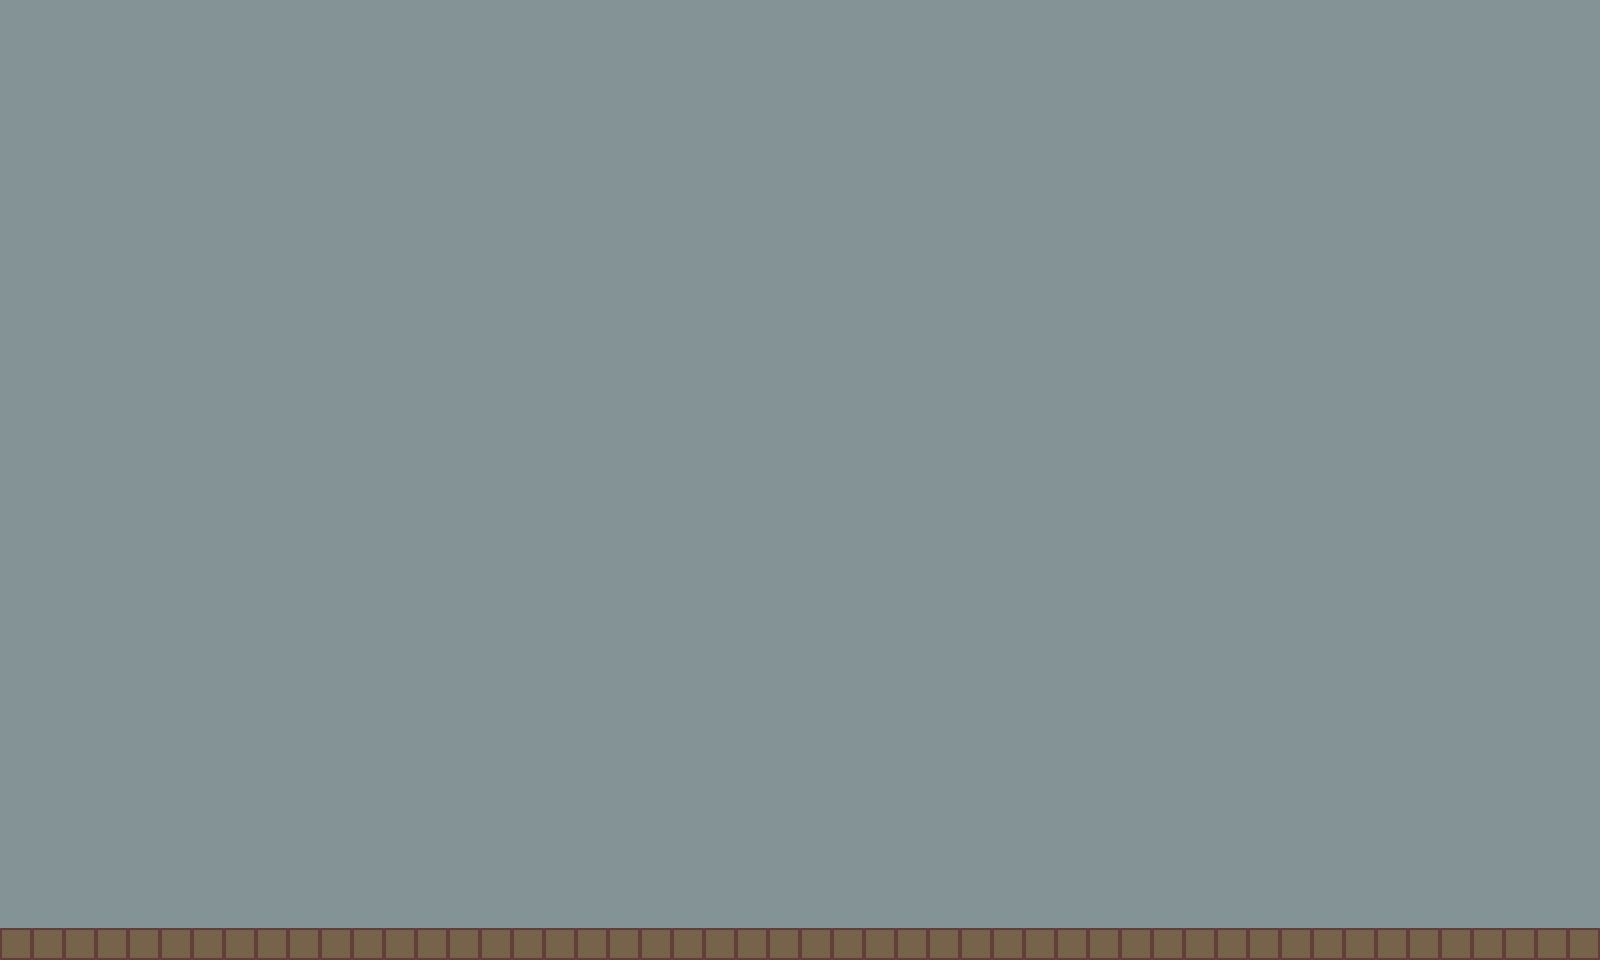

A level layout from a 2D game, rendered from its tile map. Below: a short description, then the map file with its tile-grid data intact:
An orthogonal 50x30 tile map with 32x32 px tiles, 2 tile layers (BackgroundLayer, TestTileLayer) and 1 object.

<map version="1.0" orientation="orthogonal" renderorder="right-down" width="50" height="30" tilewidth="32" tileheight="32" nextobjectid="5">
 <tileset firstgid="1" name="Test" tilewidth="32" tileheight="32" tilecount="25">
  <image source="tileset.png" width="160" height="160" />
 </tileset>
 <layer name="BackgroundLayer" width="50" height="30">
  <data encoding="csv">
2,2,2,2,2,2,2,2,2,2,2,2,2,2,2,2,2,2,2,2,2,2,2,2,2,2,2,2,2,2,2,2,2,2,2,2,2,2,2,2,2,2,2,2,2,2,2,2,2,2,
2,2,2,2,2,2,2,2,2,2,2,2,2,2,2,2,2,2,2,2,2,2,2,2,2,2,2,2,2,2,2,2,2,2,2,2,2,2,2,2,2,2,2,2,2,2,2,2,2,2,
2,2,2,2,2,2,2,2,2,2,2,2,2,2,2,2,2,2,2,2,2,2,2,2,2,2,2,2,2,2,2,2,2,2,2,2,2,2,2,2,2,2,2,2,2,2,2,2,2,2,
2,2,2,2,2,2,2,2,2,2,2,2,2,2,2,2,2,2,2,2,2,2,2,2,2,2,2,2,2,2,2,2,2,2,2,2,2,2,2,2,2,2,2,2,2,2,2,2,2,2,
2,2,2,2,2,2,2,2,2,2,2,2,2,2,2,2,2,2,2,2,2,2,2,2,2,2,2,2,2,2,2,2,2,2,2,2,2,2,2,2,2,2,2,2,2,2,2,2,2,2,
2,2,2,2,2,2,2,2,2,2,2,2,2,2,2,2,2,2,2,2,2,2,2,2,2,2,2,2,2,2,2,2,2,2,2,2,2,2,2,2,2,2,2,2,2,2,2,2,2,2,
2,2,2,2,2,2,2,2,2,2,2,2,2,2,2,2,2,2,2,2,2,2,2,2,2,2,2,2,2,2,2,2,2,2,2,2,2,2,2,2,2,2,2,2,2,2,2,2,2,2,
2,2,2,2,2,2,2,2,2,2,2,2,2,2,2,2,2,2,2,2,2,2,2,2,2,2,2,2,2,2,2,2,2,2,2,2,2,2,2,2,2,2,2,2,2,2,2,2,2,2,
2,2,2,2,2,2,2,2,2,2,2,2,2,2,2,2,2,2,2,2,2,2,2,2,2,2,2,2,2,2,2,2,2,2,2,2,2,2,2,2,2,2,2,2,2,2,2,2,2,2,
2,2,2,2,2,2,2,2,2,2,2,2,2,2,2,2,2,2,2,2,2,2,2,2,2,2,2,2,2,2,2,2,2,2,2,2,2,2,2,2,2,2,2,2,2,2,2,2,2,2,
2,2,2,2,2,2,2,2,2,2,2,2,2,2,2,2,2,2,2,2,2,2,2,2,2,2,2,2,2,2,2,2,2,2,2,2,2,2,2,2,2,2,2,2,2,2,2,2,2,2,
2,2,2,2,2,2,2,2,2,2,2,2,2,2,2,2,2,2,2,2,2,2,2,2,2,2,2,2,2,2,2,2,2,2,2,2,2,2,2,2,2,2,2,2,2,2,2,2,2,2,
2,2,2,2,2,2,2,2,2,2,2,2,2,2,2,2,2,2,2,2,2,2,2,2,2,2,2,2,2,2,2,2,2,2,2,2,2,2,2,2,2,2,2,2,2,2,2,2,2,2,
2,2,2,2,2,2,2,2,2,2,2,2,2,2,2,2,2,2,2,2,2,2,2,2,2,2,2,2,2,2,2,2,2,2,2,2,2,2,2,2,2,2,2,2,2,2,2,2,2,2,
2,2,2,2,2,2,2,2,2,2,2,2,2,2,2,2,2,2,2,2,2,2,2,2,2,2,2,2,2,2,2,2,2,2,2,2,2,2,2,2,2,2,2,2,2,2,2,2,2,2,
2,2,2,2,2,2,2,2,2,2,2,2,2,2,2,2,2,2,2,2,2,2,2,2,2,2,2,2,2,2,2,2,2,2,2,2,2,2,2,2,2,2,2,2,2,2,2,2,2,2,
2,2,2,2,2,2,2,2,2,2,2,2,2,2,2,2,2,2,2,2,2,2,2,2,2,2,2,2,2,2,2,2,2,2,2,2,2,2,2,2,2,2,2,2,2,2,2,2,2,2,
2,2,2,2,2,2,2,2,2,2,2,2,2,2,2,2,2,2,2,2,2,2,2,2,2,2,2,2,2,2,2,2,2,2,2,2,2,2,2,2,2,2,2,2,2,2,2,2,2,2,
2,2,2,2,2,2,2,2,2,2,2,2,2,2,2,2,2,2,2,2,2,2,2,2,2,2,2,2,2,2,2,2,2,2,2,2,2,2,2,2,2,2,2,2,2,2,2,2,2,2,
2,2,2,2,2,2,2,2,2,2,2,2,2,2,2,2,2,2,2,2,2,2,2,2,2,2,2,2,2,2,2,2,2,2,2,2,2,2,2,2,2,2,2,2,2,2,2,2,2,2,
2,2,2,2,2,2,2,2,2,2,2,2,2,2,2,2,2,2,2,2,2,2,2,2,2,2,2,2,2,2,2,2,2,2,2,2,2,2,2,2,2,2,2,2,2,2,2,2,2,2,
2,2,2,2,2,2,2,2,2,2,2,2,2,2,2,2,2,2,2,2,2,2,2,2,2,2,2,2,2,2,2,2,2,2,2,2,2,2,2,2,2,2,2,2,2,2,2,2,2,2,
2,2,2,2,2,2,2,2,2,2,2,2,2,2,2,2,2,2,2,2,2,2,2,2,2,2,2,2,2,2,2,2,2,2,2,2,2,2,2,2,2,2,2,2,2,2,2,2,2,2,
2,2,2,2,2,2,2,2,2,2,2,2,2,2,2,2,2,2,2,2,2,2,2,2,2,2,2,2,2,2,2,2,2,2,2,2,2,2,2,2,2,2,2,2,2,2,2,2,2,2,
2,2,2,2,2,2,2,2,2,2,2,2,2,2,2,2,2,2,2,2,2,2,2,2,2,2,2,2,2,2,2,2,2,2,2,2,2,2,2,2,2,2,2,2,2,2,2,2,2,2,
2,2,2,2,2,2,2,2,2,2,2,2,2,2,2,2,2,2,2,2,2,2,2,2,2,2,2,2,2,2,2,2,2,2,2,2,2,2,2,2,2,2,2,2,2,2,2,2,2,2,
2,2,2,2,2,2,2,2,2,2,2,2,2,2,2,2,2,2,2,2,2,2,2,2,2,2,2,2,2,2,2,2,2,2,2,2,2,2,2,2,2,2,2,2,2,2,2,2,2,2,
2,2,2,2,2,2,2,2,2,2,2,2,2,2,2,2,2,2,2,2,2,2,2,2,2,2,2,2,2,2,2,2,2,2,2,2,2,2,2,2,2,2,2,2,2,2,2,2,2,2,
2,2,2,2,2,2,2,2,2,2,2,2,2,2,2,2,2,2,2,2,2,2,2,2,2,2,2,2,2,2,2,2,2,2,2,2,2,2,2,2,2,2,2,2,2,2,2,2,2,2,
2,2,2,2,2,2,2,2,2,2,2,2,2,2,2,2,2,2,2,2,2,2,2,2,2,2,2,2,2,2,2,2,2,2,2,2,2,2,2,2,2,2,2,2,2,2,2,2,2,2
</data>
 </layer>
 <layer name="TestTileLayer" width="50" height="30">
  <data encoding="csv">
0,0,0,0,0,0,0,0,0,0,0,0,0,0,0,0,0,0,0,0,0,0,0,0,0,0,0,0,0,0,0,0,0,0,0,0,0,0,0,0,0,0,0,0,0,0,0,0,0,0,
0,0,0,0,0,0,0,0,0,0,0,0,0,0,0,0,0,0,0,0,0,0,0,0,0,0,0,0,0,0,0,0,0,0,0,0,0,0,0,0,0,0,0,0,0,0,0,0,0,0,
0,0,0,0,0,0,0,0,0,0,0,0,0,0,0,0,0,0,0,0,0,0,0,0,0,0,0,0,0,0,0,0,0,0,0,0,0,0,0,0,0,0,0,0,0,0,0,0,0,0,
0,0,0,0,0,0,0,0,0,0,0,0,0,0,0,0,0,0,0,0,0,0,0,0,0,0,0,0,0,0,0,0,0,0,0,0,0,0,0,0,0,0,0,0,0,0,0,0,0,0,
0,0,0,0,0,0,0,0,0,0,0,0,0,0,0,0,0,0,0,0,0,0,0,0,0,0,0,0,0,0,0,0,0,0,0,0,0,0,0,0,0,0,0,0,0,0,0,0,0,0,
0,0,0,0,0,0,0,0,0,0,0,0,0,0,0,0,0,0,0,0,0,0,0,0,0,0,0,0,0,0,0,0,0,0,0,0,0,0,0,0,0,0,0,0,0,0,0,0,0,0,
0,0,0,0,0,0,0,0,0,0,0,0,0,0,0,0,0,0,0,0,0,0,0,0,0,0,0,0,0,0,0,0,0,0,0,0,0,0,0,0,0,0,0,0,0,0,0,0,0,0,
0,0,0,0,0,0,0,0,0,0,0,0,0,0,0,0,0,0,0,0,0,0,0,0,0,0,0,0,0,0,0,0,0,0,0,0,0,0,0,0,0,0,0,0,0,0,0,0,0,0,
0,0,0,0,0,0,0,0,0,0,0,0,0,0,0,0,0,0,0,0,0,0,0,0,0,0,0,0,0,0,0,0,0,0,0,0,0,0,0,0,0,0,0,0,0,0,0,0,0,0,
0,0,0,0,0,0,0,0,0,0,0,0,0,0,0,0,0,0,0,0,0,0,0,0,0,0,0,0,0,0,0,0,0,0,0,0,0,0,0,0,0,0,0,0,0,0,0,0,0,0,
0,0,0,0,0,0,0,0,0,0,0,0,0,0,0,0,0,0,0,0,0,0,0,0,0,0,0,0,0,0,0,0,0,0,0,0,0,0,0,0,0,0,0,0,0,0,0,0,0,0,
0,0,0,0,0,0,0,0,0,0,0,0,0,0,0,0,0,0,0,0,0,0,0,0,0,0,0,0,0,0,0,0,0,0,0,0,0,0,0,0,0,0,0,0,0,0,0,0,0,0,
0,0,0,0,0,0,0,0,0,0,0,0,0,0,0,0,0,0,0,0,0,0,0,0,0,0,0,0,0,0,0,0,0,0,0,0,0,0,0,0,0,0,0,0,0,0,0,0,0,0,
0,0,0,0,0,0,0,0,0,0,0,0,0,0,0,0,0,0,0,0,0,0,0,0,0,0,0,0,0,0,0,0,0,0,0,0,0,0,0,0,0,0,0,0,0,0,0,0,0,0,
0,0,0,0,0,0,0,0,0,0,0,0,0,0,0,0,0,0,0,0,0,0,0,0,0,0,0,0,0,0,0,0,0,0,0,0,0,0,0,0,0,0,0,0,0,0,0,0,0,0,
0,0,0,0,0,0,0,0,0,0,0,0,0,0,0,0,0,0,0,0,0,0,0,0,0,0,0,0,0,0,0,0,0,0,0,0,0,0,0,0,0,0,0,0,0,0,0,0,0,0,
0,0,0,0,0,0,0,0,0,0,0,0,0,0,0,0,0,0,0,0,0,0,0,0,0,0,0,0,0,0,0,0,0,0,0,0,0,0,0,0,0,0,0,0,0,0,0,0,0,0,
0,0,0,0,0,0,0,0,0,0,0,0,0,0,0,0,0,0,0,0,0,0,0,0,0,0,0,0,0,0,0,0,0,0,0,0,0,0,0,0,0,0,0,0,0,0,0,0,0,0,
0,0,0,0,0,0,0,0,0,0,0,0,0,0,0,0,0,0,0,0,0,0,0,0,0,0,0,0,0,0,0,0,0,0,0,0,0,0,0,0,0,0,0,0,0,0,0,0,0,0,
0,0,0,0,0,0,0,0,0,0,0,0,0,0,0,0,0,0,0,0,0,0,0,0,0,0,0,0,0,0,0,0,0,0,0,0,0,0,0,0,0,0,0,0,0,0,0,0,0,0,
0,0,0,0,0,0,0,0,0,0,0,0,0,0,0,0,0,0,0,0,0,0,0,0,0,0,0,0,0,0,0,0,0,0,0,0,0,0,0,0,0,0,0,0,0,0,0,0,0,0,
0,0,0,0,0,0,0,0,0,0,0,0,0,0,0,0,0,0,0,0,0,0,0,0,0,0,0,0,0,0,0,0,0,0,0,0,0,0,0,0,0,0,0,0,0,0,0,0,0,0,
0,0,0,0,0,0,0,0,0,0,0,0,0,0,0,0,0,0,0,0,0,0,0,0,0,0,0,0,0,0,0,0,0,0,0,0,0,0,0,0,0,0,0,0,0,0,0,0,0,0,
0,0,0,0,0,0,0,0,0,0,0,0,0,0,0,0,0,0,0,0,0,0,0,0,0,0,0,0,0,0,0,0,0,0,0,0,0,0,0,0,0,0,0,0,0,0,0,0,0,0,
0,0,0,0,0,0,0,0,0,0,0,0,0,0,0,0,0,0,0,0,0,0,0,0,0,0,0,0,0,0,0,0,0,0,0,0,0,0,0,0,0,0,0,0,0,0,0,0,0,0,
0,0,0,0,0,0,0,0,0,0,0,0,0,0,0,0,0,0,0,0,0,0,0,0,0,0,0,0,0,0,0,0,0,0,0,0,0,0,0,0,0,0,0,0,0,0,0,0,0,0,
0,0,0,0,0,0,0,0,0,0,0,0,0,0,0,0,0,0,0,0,0,0,0,0,0,0,0,0,0,0,0,0,0,0,0,0,0,0,0,0,0,0,0,0,0,0,0,0,0,0,
0,0,0,0,0,0,0,0,0,0,0,0,0,0,0,0,0,0,0,0,0,0,0,0,0,0,0,0,0,0,0,0,0,0,0,0,0,0,0,0,0,0,0,0,0,0,0,0,0,0,
0,0,0,0,0,0,0,0,0,0,0,0,0,0,0,0,0,0,0,0,0,0,0,0,0,0,0,0,0,0,0,0,0,0,0,0,0,0,0,0,0,0,0,0,0,0,0,0,0,0,
1,1,1,1,1,1,1,1,1,1,1,1,1,1,1,1,1,1,1,1,1,1,1,1,1,1,1,1,1,1,1,1,1,1,1,1,1,1,1,1,1,1,1,1,1,1,1,1,1,1
</data>
 </layer>
 <objectgroup name="ObjectLayer">
  <object id="4" gid="25" x="68" y="892" width="32" height="32">
   <properties>
    <property name="sprite" value="face.png" />
    <property name="type" value="player" />
   </properties>
  </object>
 </objectgroup>
</map>
